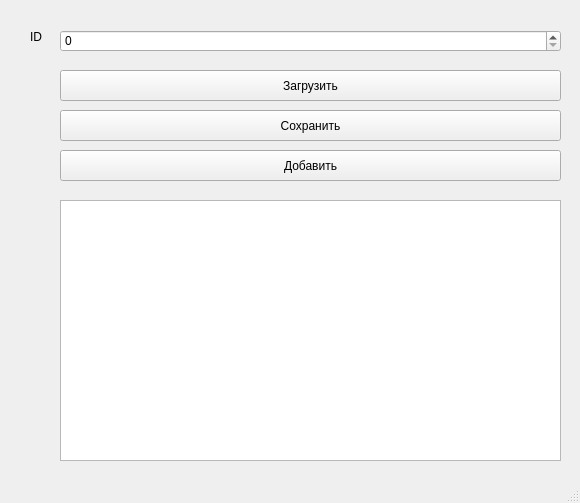
<?xml version="1.0" encoding="UTF-8"?>
<ui version="4.0">
 <class>MainWindow</class>
 <widget class="QMainWindow" name="MainWindow">
  <property name="geometry">
   <rect>
    <x>0</x>
    <y>0</y>
    <width>580</width>
    <height>503</height>
   </rect>
  </property>
  <property name="windowTitle">
   <string>MainWindow</string>
  </property>
  <widget class="QWidget" name="centralwidget">
   <widget class="QLabel" name="label">
    <property name="geometry">
     <rect>
      <x>30</x>
      <y>30</y>
      <width>47</width>
      <height>13</height>
     </rect>
    </property>
    <property name="text">
     <string>ID</string>
    </property>
   </widget>
   <widget class="QSpinBox" name="spinBox">
    <property name="geometry">
     <rect>
      <x>60</x>
      <y>30</y>
      <width>501</width>
      <height>22</height>
     </rect>
    </property>
   </widget>
   <widget class="QPushButton" name="pushButton">
    <property name="geometry">
     <rect>
      <x>60</x>
      <y>70</y>
      <width>501</width>
      <height>31</height>
     </rect>
    </property>
    <property name="text">
     <string>Загрузить</string>
    </property>
   </widget>
   <widget class="QPushButton" name="pushButton_2">
    <property name="geometry">
     <rect>
      <x>60</x>
      <y>110</y>
      <width>501</width>
      <height>31</height>
     </rect>
    </property>
    <property name="text">
     <string>Сохранить</string>
    </property>
   </widget>
   <widget class="QTableWidget" name="tableWidget">
    <property name="geometry">
     <rect>
      <x>60</x>
      <y>200</y>
      <width>501</width>
      <height>261</height>
     </rect>
    </property>
   </widget>
   <widget class="QPushButton" name="pushButton_3">
    <property name="geometry">
     <rect>
      <x>60</x>
      <y>150</y>
      <width>501</width>
      <height>31</height>
     </rect>
    </property>
    <property name="text">
     <string>Добавить</string>
    </property>
   </widget>
  </widget>
  <widget class="QMenuBar" name="menubar">
   <property name="geometry">
    <rect>
     <x>0</x>
     <y>0</y>
     <width>580</width>
     <height>21</height>
    </rect>
   </property>
  </widget>
  <widget class="QStatusBar" name="statusbar"/>
 </widget>
 <resources/>
 <connections/>
</ui>
